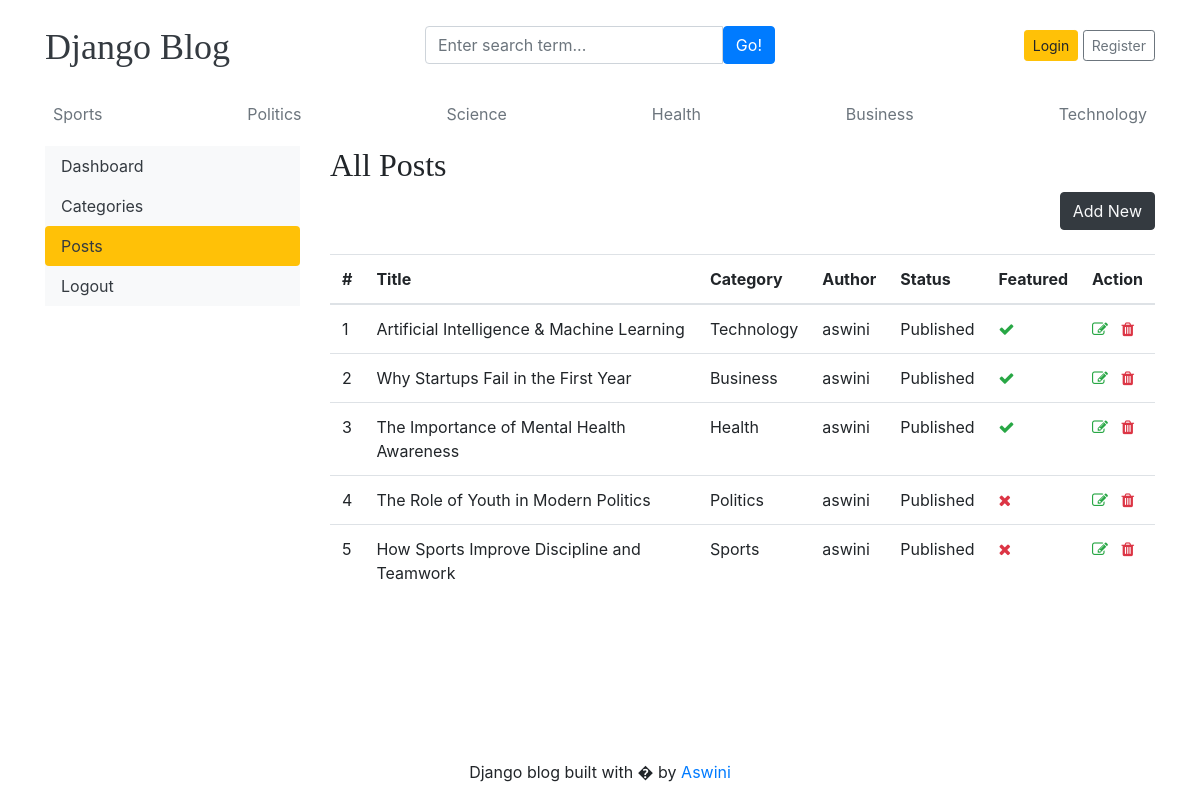
The app's page /dashboards/posts/ with its own data.
### blogs/models.py (models this page shows, shortened)
class Category(models.Model):
    category_name=models.CharField(max_length=50,unique=True)
    created_at=models.DateTimeField(auto_now_add=True)
    updated_at=models.DateTimeField(auto_now=True)
    class Meta:
        verbose_name_plural= 'categories'
    def __str__(self):
        return self.category_name

class Blog(models.Model):
    title=models.CharField(max_length=50)
    slug=models.SlugField(max_length=150,unique=True,blank=True)
    category=models.ForeignKey(Category,on_delete=models.CASCADE)
    author=models.ForeignKey(User,on_delete=models.CASCADE)
    featured_image=models.ImageField(upload_to='uploads/%Y/%m/%d')
    short_description=models.TextField(max_length=500)
    blog_boby=models.TextField(max_length=2000)
    status=models.CharField(max_length=20,choices=STATUS_CHOICES,default=0)
    is_featured=models.BooleanField(default=False)
    created_at=models.DateTimeField(auto_now_add=True)
    updated_at=models.DateTimeField(auto_now=True)

### dashboards/views.py (the view)
# urls.py: path('posts/',views.posts,name='posts'),
def posts(request):
    posts=Blog.objects.all()
    context={
        'posts':posts
    }
    return render(request,'dashboard/posts.html',context)

### blogs/context_processors.py (called while the page is built)
def get_categories(request):
    categories=Category.objects.all()
    return dict(categories=categories)

def get_social_links(requets):
    social_links=SocialLink.objects.all()
    return dict(social_links=social_links)

### templates/dashboard/posts.html (shortened to what this page needs)
{% extends 'base.html' %}
{% block content%}
<div class="row">
{% include 'dashboard/sidebar.html' %}
<div class="col-md-9">
  <h2>All Posts</h2>
  <a href="{% url 'add_posts' %}" class="btn btn-dark text-light float-right mb-4">Add New</a>
<table class="table table-hover">
  <thead>
    <tr>
      <th >#</th>
      <th >Title</th>
      <th >Category</th>
      <th >Author</th>
      <th>Status</th>
      <th>Featured</th>
      <th>Action</th>
    </tr>
  </thead>
  <tbody>
    {% for post in posts %}
    <tr>
      <td >{{forloop.counter}}</td>
      <td >{{post.title}}</td>
      <td >{{post.category}}</td>
      <td >{{post.author}}</td>
      <td>{{post.status}}</td>
      <td>{% if post.is_featured %}<i class="fa fa-check text-success"></i>{% else%}<i class="fa fa-times text-danger"></i>{%endif%}</td>
      <td>
        <a href="{% url 'edit_posts' post.id %}"><i class="fa fa-edit text-success"></i></a>
      <a href="{% url 'delete_post' post.id %}"><i class="fa fa-trash text-danger"></i></a>
    </td>
    </tr>
    {% endfor %}
  </tbody>
</table>
</div>
</div>
{% endblock %}

### templates/base.html (shortened to what this page needs)
{% load static %}
<!DOCTYPE html>
<html lang="en">
<head>
    <link href="https://getbootstrap.com/docs/4.0/dist/css/bootstrap.min.css" rel="stylesheet">
    <link href="{% static 'css/blog.css' %}" rel="stylesheet">
    <link rel="stylesheet" href="https://cdnjs.cloudflare.com/ajax/libs/font-awesome/4.7.0/css/font-awesome.min.css">
  </head>
<body>
    <div class="container">
      <header class="blog-header py-3">
        <div class="row flex-nowrap justify-content-between align-items-center">
          <div class="col-4 pt-1">
            <a class="blog-header-logo text-dark" href="/">Django Blog</a>
          </div>
          <div class="col-4">
            <form action="{% url 'search' %}" method="GET">
          <div class="input-group">
                        <input class="form-control" type="text" name="keyword" value="{{keyword}}"    placeholder="Enter search term..." aria-label="Enter search term..." aria-describedby="button-search" />
                        <button  type="submit" class="btn btn-primary" id="button-search" type="button">Go!</button>
            </div>
            </form>
          </div>
          <div class="col-4 d-flex justify-content-end align-items-center">
            {% if not user.is_authenticated  %}
            <a class="btn btn-sm btn-warning" href="{% url 'login' %}">Login</a> &nbsp;
            <a class="btn btn-sm btn-outline-secondary" href="{% url 'register' %}">Register</a>
            {% else %}
            <span><a href="{% url 'dashboard' %}" class="text-dark">Dashboard</a></span>
            &emsp;
            <span><a href="{% url 'logout' %}">Logout</a></span>
            {% endif %}
          </div>
        </div>
      </header>
       <div class="nav-scroller py-1 mb-2">
        <nav class="nav d-flex justify-content-between">
          {% for cat in categories %}
          <a class="p-2 text-muted" href="{% url 'posts_by_category' cat.id %}">{{cat.category_name}}</a>
          {% endfor %}
        </nav>
      </div>
{% block content%}
{% endblock%}
 <footer class="blog-footer fixed-bottom">
  <p class="text-center">Django blog built with � by <a href="#">Aswini</a></p>
</footer>
</body>
</html>

### mainproject/static/css/blog.css (style rules this page uses)
.blog-header-logo { font-family: "Playfair Display", Georgia, "Times New Roman", serif; font-size: 2.25rem; }
h1, h2, h3, h4, h5, h6 { font-family: "Playfair Display", Georgia, "Times New Roman", serif; }

### records on screen
Category: category_name "Sports"
Category: category_name "Politics"
Category: category_name "Science"
Category: category_name "Health"
Category: category_name "Business"
Category: category_name "Technology"
Blog: title "Artificial Intelligence & Machine Learning", category "Technology", author "aswini", status "Published", is_featured True (drawn)
Blog: title "Why Startups Fail in the First Year", category "Business", author "aswini", status "Published", is_featured True (drawn)
Blog: title "The Importance of Mental Health Awareness", category "Health", author "aswini", status "Published", is_featured True (drawn)
Blog: title "The Role of Youth in Modern Politics", category "Politics", author "aswini", status "Published", is_featured False (drawn)
Blog: title "How Sports Improve Discipline and Teamwork", category "Sports", author "aswini", status "Published", is_featured False (drawn)
